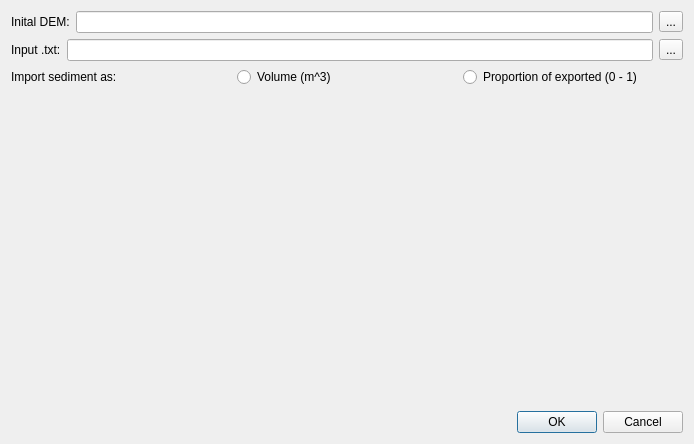
<?xml version="1.0" encoding="UTF-8"?>
<ui version="4.0">
 <class>dialog_inputs</class>
 <widget class="QDialog" name="dialog_inputs">
  <property name="geometry">
   <rect>
    <x>0</x>
    <y>0</y>
    <width>694</width>
    <height>444</height>
   </rect>
  </property>
  <property name="windowTitle">
   <string>Dialog</string>
  </property>
  <layout class="QVBoxLayout" name="verticalLayout">
   <item>
    <layout class="QHBoxLayout" name="horizontalLayout">
     <item>
      <widget class="QLabel" name="label">
       <property name="text">
        <string>Inital DEM:</string>
       </property>
      </widget>
     </item>
     <item>
      <widget class="QLineEdit" name="line_dem"/>
     </item>
     <item>
      <widget class="QToolButton" name="tbtn_dem">
       <property name="text">
        <string>...</string>
       </property>
      </widget>
     </item>
    </layout>
   </item>
   <item>
    <layout class="QHBoxLayout" name="horizontalLayout_2">
     <item>
      <widget class="QLabel" name="label_2">
       <property name="text">
        <string>Input .txt:</string>
       </property>
      </widget>
     </item>
     <item>
      <widget class="QLineEdit" name="line_input"/>
     </item>
     <item>
      <widget class="QToolButton" name="tbtn_input">
       <property name="text">
        <string>...</string>
       </property>
      </widget>
     </item>
    </layout>
   </item>
   <item>
    <layout class="QHBoxLayout" name="horizontalLayout_3">
     <item>
      <widget class="QLabel" name="label_3">
       <property name="text">
        <string>Import sediment as:</string>
       </property>
      </widget>
     </item>
     <item>
      <widget class="QRadioButton" name="rbtn_volume">
       <property name="text">
        <string>Volume (m^3)</string>
       </property>
      </widget>
     </item>
     <item>
      <widget class="QRadioButton" name="rbtn_proportion">
       <property name="text">
        <string>Proportion of exported (0 - 1)</string>
       </property>
      </widget>
     </item>
    </layout>
   </item>
   <item>
    <widget class="QCustomPlot" name="widget" native="true">
     <property name="sizePolicy">
      <sizepolicy hsizetype="Minimum" vsizetype="Preferred">
       <horstretch>0</horstretch>
       <verstretch>0</verstretch>
      </sizepolicy>
     </property>
     <property name="minimumSize">
      <size>
       <width>0</width>
       <height>300</height>
      </size>
     </property>
    </widget>
   </item>
   <item>
    <layout class="QHBoxLayout" name="horizontalLayout_4">
     <item>
      <spacer name="horizontalSpacer">
       <property name="orientation">
        <enum>Qt::Horizontal</enum>
       </property>
       <property name="sizeHint" stdset="0">
        <size>
         <width>40</width>
         <height>20</height>
        </size>
       </property>
      </spacer>
     </item>
     <item>
      <widget class="QPushButton" name="btn_ok">
       <property name="text">
        <string>OK</string>
       </property>
      </widget>
     </item>
     <item>
      <widget class="QPushButton" name="btn_cancel">
       <property name="text">
        <string>Cancel</string>
       </property>
      </widget>
     </item>
    </layout>
   </item>
  </layout>
 </widget>
 <customwidgets>
  <customwidget>
   <class>QCustomPlot</class>
   <extends>QWidget</extends>
   <header location="global">qcustomplot.h</header>
   <container>1</container>
  </customwidget>
 </customwidgets>
 <resources/>
 <connections/>
</ui>
